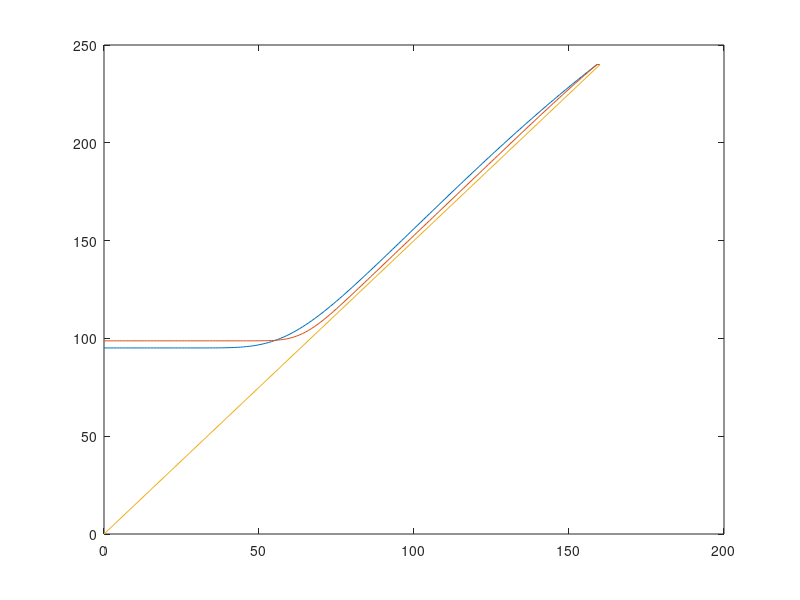

The MATLAB script that drew this image:
clear;
clc;

Z=100; % 债券的回报
r=0.05; %固定利率
sd=0.2;
D=0.01;
T=1;  % time to maturity
S=15;
Smax=160;
N=160;
M=1600;
ds=Smax/N;   %钱
dt=T/M;   %时间
n=1.5;  %1份债券换1.5份股票
V=zeros(M+1,N+1);
%边界条件
% Smax 时候，选择债转股
 for i=1:1:M+1
     V(i,N+1)=n*Smax;
 end
 

for i=1:1:N+1
    V(M+1,i)= max(Z,n*ds*i);
end

for i=1:1:M+1
    V(i,1)=Z*exp(-r*(T-dt*(i-1)));
end

a=zeros(N);
 b=zeros(N);
 c=zeros(N);
 
 for i=1:N 
     a(i)=0.5*sd^2*i^2*dt-(r-D)*dt*i;
     b(i)=1-sd^2*i^2*dt-r*dt;
     c(i)= (r-D)*dt*i+0.5*sd^2*i^2*dt;
 end
 
 %这段话可以在循环里一句解决
%    for i=0:1:160
%  temp(1,i+1)=max( i*ds-Z,0);
%    end
%  temp=temp(2:N);
%  
 for j=M:-1:1
     for i=2:N
%          a=(1 + r*dt)^-1 * (-1/2*r*i*dt + 1/2*sd^2*i^2*dt);
%          b=(1 + r*dt)^-1 * (1 - sd^2*i^2*dt);                   %i 代表钱
%          c=(1 + r*dt)^-1 * (1/2*r*i*dt + 1/2*sd^2*i^2*dt);
         V(j,i)=a(i)*V(j+1,i-1)+b(i)*V(j+1,i)+c(i)*V(j+1,i+1);
          V(j,i)=max(V(j,i),n*ds*i);
          %V(j,i)=max(V(j,i),temp(i-1));
     end
 end
 plot (ds*(0:N),V(1,:));
 hold on;
  plot (ds*(0:N),V(1200,:));

 plot([0,Smax],[0*n,Smax*n]);
